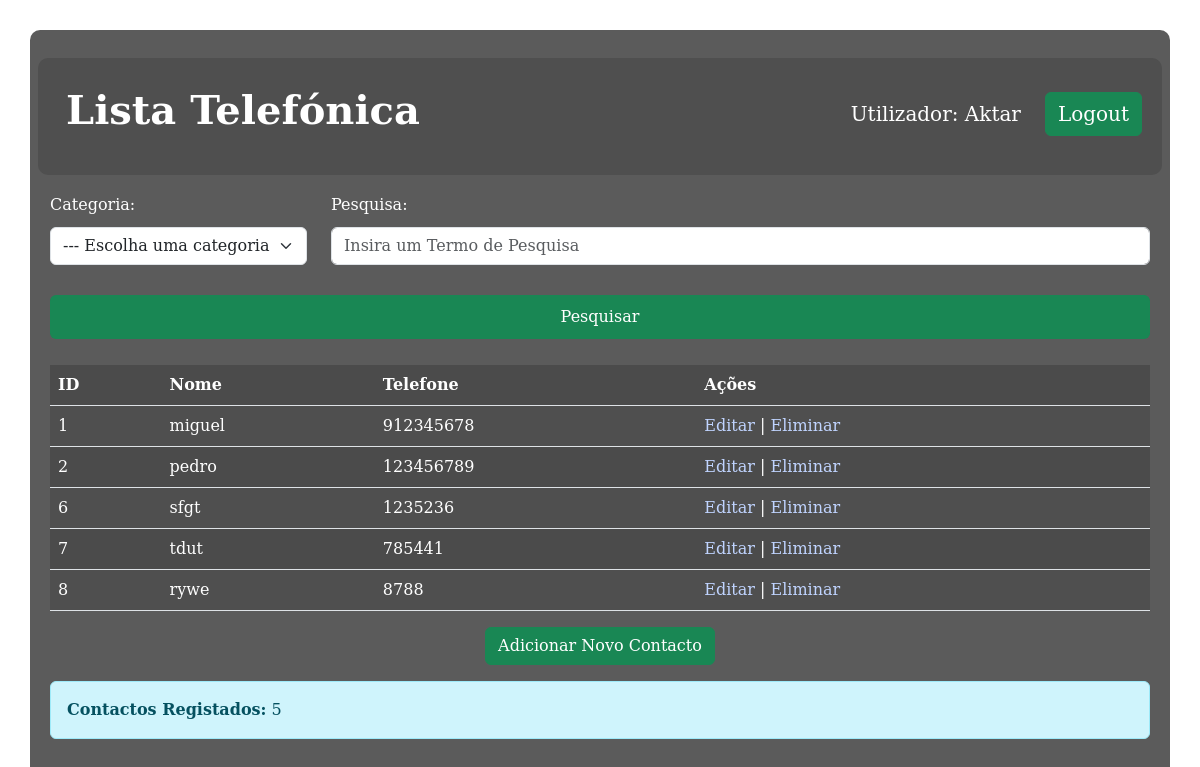
/index.php (signed in), run on the app's committed database.
### tables this page shows
CREATE TABLE `contactos` (
  `id` int(11) NOT NULL,
  `nome` varchar(50) NOT NULL,
  `telefone` varchar(20) NOT NULL
);

### index.php (the view, shortened to what this page needs)
<?php
$conn = new mysqli('localhost', 'root', '', 'gestao_alunos');
$phoneCountResult = $conn->query("SELECT COUNT(telefone) AS totalPhones FROM contactos WHERE telefone IS NOT NULL AND telefone != ''");
$phoneCount = $phoneCountResult->fetch_assoc()['totalPhones'];
?>
<!DOCTYPE html>
<html>
<head>
    <link href="https://cdn.jsdelivr.net/npm/bootstrap@5.3.3/dist/css/bootstrap.min.css" rel="stylesheet">
    <?php include 'linkstylesheet.php'; ?>
</head>
<body>
<div class="container">
    <?php include 'navbar.php'; ?>
<?php
$category = filter_input(INPUT_POST, 'category', FILTER_SANITIZE_STRING);
$searchTerm = filter_input(INPUT_POST, 'searchTerm', FILTER_SANITIZE_STRING);
?>
<form action="<?php echo htmlspecialchars($_SERVER['PHP_SELF']); ?>" method="post" class="w-100">
    <div class="row">
        <div class="col-md-3">
            <label for="category">Categoria:</label>
            <select class="form-select" name="category" id="category">
                <option value="" selected>--- Escolha uma categoria ---</option>
            </select>
        </div>
        <div class="col-md-9">
            <label for="searchTerm">Pesquisa:</label>
            <input type="text" name="searchTerm" id="searchTerm" value="<?php echo htmlspecialchars($searchTerm ?? ''); ?>" class="form-control" placeholder="Insira um Termo de Pesquisa">
        </div>
    </div>
    <div class="row" style="padding-top: 10px;">
        <div class="col-md-12">
            <input class="btn btn-success btn-primary" type="submit" name="search" value="Pesquisar">
        </div>
    </div>
</form>
<table class="table table-striped table-hover mt-3">
    <tr>
        <th>ID</th>
        <th>Nome</th>
        <th>Telefone</th>
        <th>Ações</th>
    </tr>
    <?php
$sql = "SELECT * FROM contactos";
if ($searchTerm || $category) {
    $conditions = [];
    $params = [];
    $paramTypes = "";
    if ($category && $searchTerm) {
        $conditions[] = "$category LIKE ?";
        $params[] = "%" . $searchTerm . "%";
        $paramTypes .= "s";
    } elseif ($searchTerm) {
        $conditions[] = "(id LIKE ? OR nome LIKE ? OR telefone LIKE ?)";
        $params = array_fill(0, 3, "%" . $searchTerm . "%");
        $paramTypes = "sss";
    }
    if (!empty($conditions)) {
        $sql .= " WHERE " . implode(" AND ", $conditions);
    }
    $stmt = $conn->prepare($sql);
    if ($paramTypes) {
        $stmt->bind_param($paramTypes, ...$params);
    }
    $stmt->execute();
    $categoryresult = $stmt->get_result();
} else {
    $categoryresult = $conn->query($sql);
}
if ($categoryresult->num_rows > 0) {
    while ($linha = $categoryresult->fetch_assoc()) {
        echo "<tr>";
        echo "<td>" . htmlspecialchars($linha['id']) . "</td>";
        echo "<td>" . htmlspecialchars($linha['nome']) . "</td>";
        echo "<td>" . htmlspecialchars($linha['telefone']) . "</td>";
        echo "<td>
        <a href='editar.php?id=" . htmlspecialchars($linha['id']) . "'>Editar</a> |
        <a href='eliminar.php?id=" . htmlspecialchars($linha['id']) . "' onclick='return confirm(\"Tens a certeza que desejas eliminar este registo?\")'>Eliminar</a>
        </td>";
        echo "</tr>";
    }
} else {
    echo "<tr><td colspan='5'>Nenhum registo encontrado.</td></tr>";
}
?>
</table>
<div style="text-align: center;">
    <a class="btn btn-success btn-primary" style="text-decoration:none;" href="adicionar.php">Adicionar Novo Contacto</a>
</div>
<div class="alert alert-info mt-3">
    <strong>Contactos Registados:</strong> <?php echo $phoneCount; ?>
</div>
</div>
</body>
</html>

### linkstylesheet.php (shortened to what this page needs)
<link href="https://cdn.jsdelivr.net/npm/bootstrap@5.3.3/dist/css/bootstrap.min.css" rel="stylesheet">
<link rel="stylesheet" href="style2.css">
<link rel="stylesheet" href="style.css">

### navbar.php
<div class="row">
  <nav class="navbar navbar-expand-lg">
    <div class="container secondary-container" style="margin-top: 0px">
      <div class="collapse navbar-collapse" id="navbarSupportedContent">
        <ul class="navbar-nav me-auto mb-2 mb-lg-0 w-100 d-flex justify-content-between align-items-center">
          <li class="nav-item text-center">
            <a class="nav-link" style="text-decoration:none;">
              <h1>Lista Telefónica</h1>
            </a>
          </li>
          <li class="nav-item">
            <div class="d-flex align-items-center">
              <span class="nav-link " style="color:white; font-size: 20px">Utilizador: <?php echo $_SESSION["user"] ?></span>
              <a href="logout.php" class="btn ms-3 btn-success btn-primary" style="font-size: 20px; text-decoration:none;">Logout</a>
            </div>
          </li>
        </ul>
      </div>
    </div>
  </nav>
</div>

### style2.css (style rules this page uses)
a { text-decoration: none; }
h1 { color: white; font-weight: bold; }
.container { margin-top: 20px; padding: 20px; padding-bottom: 25px; border-radius: 10px; background-color: rgba(63, 63, 63, 0.85); }
.secondary-container { padding: 20px; padding-bottom: 25px; border-radius: 10px; background-color: rgba(77, 77, 77, 0.85); }
.nav-link { color: black; }

### style.css (style rules this page uses)
body { background-image: url(images/solid-concrete-wall-textured-backdrop.jpg); background-position: center; background-attachment: fixed; background-repeat: no-repeat; background-size: cover; font-family: Rockwell, 'Rockwell Nova', 'Roboto Slab', 'DejaVu Serif', 'Sitka Small', serif; font-weight: normal; color: white !important; }
h1 { text-align: center; }
table { width: 100%; border-collapse: collapse; }
th, td { padding: 8px; text-align: left; color: white !important; }
th { background-color: #f2f2f2; }
table tr td, table tr th { background-color: rgba(77, 77, 77, 0.85) !important; }
a { text-decoration: none; color: #c0d4ff; }
form { width: 300px; margin: 0 auto; }
label, input { display: block; margin: 10px 0; }
input[type="submit"] { padding: 10px; color: white; border: none; cursor: pointer; width: 100%; }
.container { margin-top: 30px; }

### data on the page
contactos: id "1", nome "miguel", telefone "912345678"
contactos: id "2", nome "pedro", telefone "123456789"
contactos: id "6", nome "sfgt", telefone "1235236"
contactos: id "7", nome "tdut", telefone "785441"
contactos: id "8", nome "rywe", telefone "8788"

### other printed values
$_SESSION["user"] "Aktar"
$phoneCount "5"
